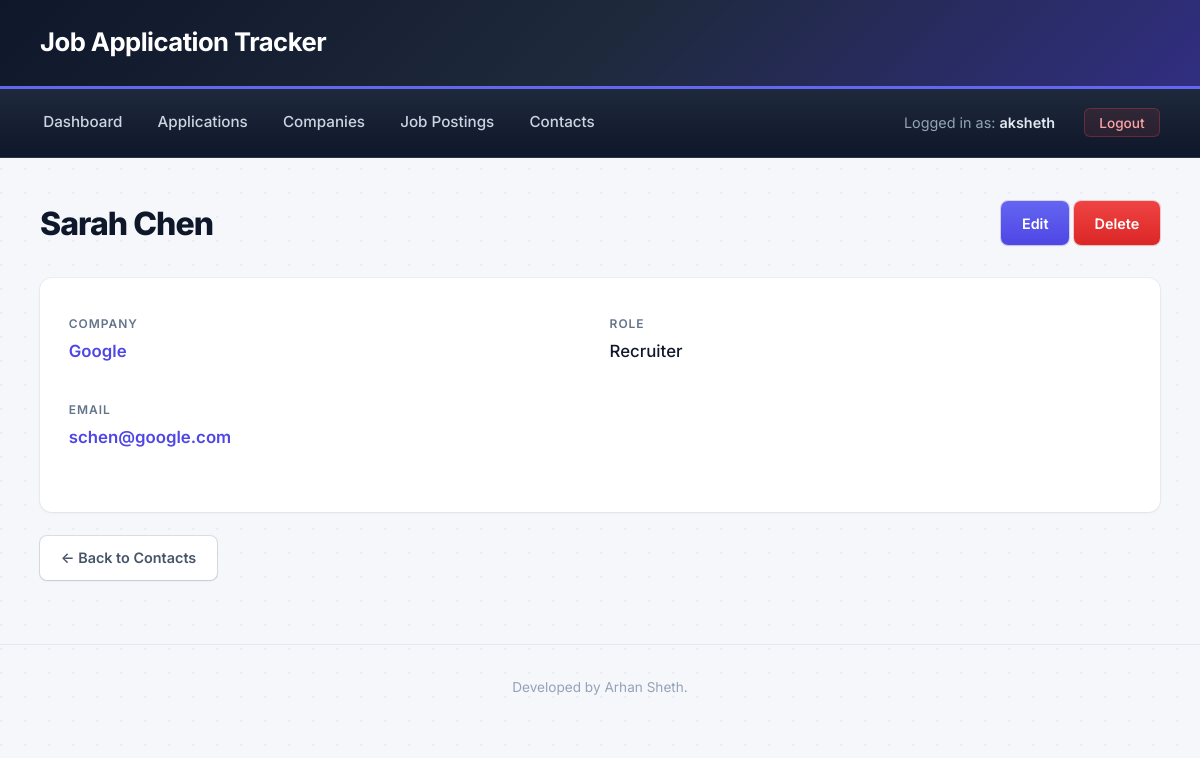
The page /project/contacts/1/ (signed in) on the database its author committed.
### project/models.py (models this page shows, shortened)
class Contact(models.Model):
    company = models.ForeignKey(
        Company, on_delete=models.CASCADE, related_name='contacts'
    )
    first_name = models.TextField()
    last_name = models.TextField()
    role = models.TextField(blank=True)
    email = models.EmailField(blank=True)
    notes = models.TextField(blank=True)

class Company(models.Model):
    name = models.TextField()
    industry = models.TextField()
    location = models.TextField(blank=True)
    website = models.URLField(blank=True)
    notes = models.TextField(blank=True)

### project/views.py (the view)
# urls.py: path('contacts/<int:pk>/', views.ContactDetailView.as_view(), name='contact_detail'),
class ContactDetailView(LoginRequiredMixin, DetailView):
    model = Contact
    template_name = 'project/contact_detail.html'
    context_object_name = 'contact'

### project/templates/project/contact_detail.html (shortened to what this page needs)
{% extends 'project/base.html' %}
{% block content %}
<div class="page-header">
    <h2>{{ contact.first_name }} {{ contact.last_name }}</h2>
    <div>
        <a href="{% url 'contact_update' contact.pk %}" class="btn">Edit</a>
        <a href="{% url 'contact_delete' contact.pk %}" class="btn btn-danger">Delete</a>
    </div>
</div>
<div class="card">
    <div class="detail-grid">
        <div class="detail-field">
            <div class="label">Company</div>
            <div class="value">
                <a href="{% url 'company_detail' contact.company.pk %}">
                    {{ contact.company.name }}
                </a>
            </div>
        </div>
        <div class="detail-field">
            <div class="label">Role</div>
            <div class="value">{{ contact.role|default:"—" }}</div>
        </div>
        <div class="detail-field">
            <div class="label">Email</div>
            <div class="value">
                {% if contact.email %}
                    <a href="mailto:{{ contact.email }}">{{ contact.email }}</a>
                {% else %}—{% endif %}
            </div>
        </div>
    </div>
</div>
<div style="margin-top: 1.5rem;">
    <a href="{% url 'contact_list' %}" class="btn btn-secondary">← Back to Contacts</a>
</div>
{% endblock %}

### project/templates/project/base.html (shortened to what this page needs)
{% load static %}
<html>
    <head>
        <link rel="stylesheet" type="text/css" href="{% static 'project.css' %}">
    </head>
    <body>
        <h1>Job Application Tracker</h1>
        <div id="nav">
            {% if request.user.is_authenticated %}
                <a href="{% url 'dashboard' %}">Dashboard</a>
                <a href="{% url 'application_list' %}">Applications</a>
                <a href="{% url 'company_list' %}">Companies</a>
                <a href="{% url 'job_posting_list' %}">Job Postings</a>
                <a href="{% url 'contact_list' %}">Contacts</a>
                <span class="logged-in-as">Logged in as: <strong>{{request.user}}</strong></span>
                <form method="POST" action="{% url 'logout' %}">
                    <button type="submit">Logout</button>
                </form>
            {% else %}
                <span class="logged-in-as">Not logged in</span>
                <a href="{% url 'login' %}">Login</a>
                <a href="{% url 'signup' %}">Sign Up</a>
            {% endif %}
        </div>
        <div id="content-container">
            {% block content %}
            {% endblock %}
        </div>
        <footer>
            <p>Developed by Arhan Sheth.</p>
        </footer>
    </body>
</html>

### static/project.css (style rules this page uses)
* { box-sizing: border-box; margin: 0; padding: 0; }
body { font-family: 'Inter', -apple-system, BlinkMacSystemFont, "Segoe UI", sans-serif; color: #1e293b; line-height: 1.6; background-color: #f6f7fb; background-image: radial-gradient(circle at 1px 1px, rgba(99, 102, 241, 0.08) 1px, transparent 0); background-size: 24px 24px; min-height: 100vh; }
h1 { background: linear-gradient(135deg, #0f172a 0%, #1e293b 50%, #312e81 100%); color: white; padding: 1.4rem 2.5rem; margin: 0; font-size: 1.6rem; font-weight: 700; letter-spacing: -0.02em; border-bottom: 3px solid #6366f1; box-shadow: 0 2px 8px rgba(15, 23, 42, 0.15); }
#nav { background: linear-gradient(180deg, #1e293b 0%, #0f172a 100%); padding: 0.9rem 2.5rem; display: flex; gap: 1.8rem; align-items: center; flex-wrap: wrap; border-bottom: 1px solid rgba(255, 255, 255, 0.05); }
#nav a { color: #cbd5e1; text-decoration: none; font-size: 0.95rem; font-weight: 500; padding: 0.4rem 0.2rem; border-bottom: 2px solid transparent; transition: all 0.2s ease; }
#nav .logged-in-as { color: #94a3b8; font-size: 0.9rem; margin-left: auto; }
#nav .logged-in-as strong { color: #e2e8f0; font-weight: 600; }
#nav form { display: inline; margin: 0; }
#nav form button { background: rgba(239, 68, 68, 0.1); border: 1px solid rgba(239, 68, 68, 0.3); color: #fca5a5; padding: 0.35rem 0.9rem; border-radius: 6px; cursor: pointer; font-size: 0.85rem; font-weight: 500; font-family: inherit; transition: all 0.15s ease; }
#content-container { max-width: 1280px; margin: 2.5rem auto; padding: 0 2.5rem; }
.page-header { display: flex; justify-content: space-between; align-items: center; margin-bottom: 1.8rem; }
.page-header h2 { font-size: 2rem; font-weight: 800; color: #0f172a; letter-spacing: -0.03em; }
.btn { display: inline-block; padding: 0.65rem 1.3rem; background: linear-gradient(180deg, #6366f1 0%, #4f46e5 100%); color: white; text-decoration: none; border: none; border-radius: 7px; cursor: pointer; font-size: 0.9rem; font-weight: 600; font-family: inherit; box-shadow: 0 1px 2px rgba(15, 23, 42, 0.1), 0 0 0 1px rgba(79, 70, 229, 0.2); transition: all 0.15s ease; }
.btn-danger { background: linear-gradient(180deg, #ef4444 0%, #dc2626 100%); box-shadow: 0 1px 2px rgba(15, 23, 42, 0.1), 0 0 0 1px rgba(220, 38, 38, 0.2); }
.btn-secondary { background: white; color: #475569; box-shadow: 0 1px 2px rgba(15, 23, 42, 0.1), 0 0 0 1px rgba(148, 163, 184, 0.3); }
.card { background-color: white; border-radius: 12px; padding: 1.8rem; box-shadow: 0 1px 3px rgba(15, 23, 42, 0.06), 0 0 0 1px rgba(148, 163, 184, 0.1); margin-bottom: 1rem; transition: all 0.2s ease; }
.detail-grid { display: grid; grid-template-columns: 1fr 1fr; gap: 1.2rem; margin-bottom: 1.5rem; }
.detail-field { padding: 0.5rem 0; }
.detail-field .label { font-size: 0.75rem; color: #64748b; text-transform: uppercase; letter-spacing: 0.08em; font-weight: 600; }
.detail-field .value { font-size: 1.05rem; color: #0f172a; margin-top: 0.3rem; font-weight: 500; }
.detail-field .value a { color: #4f46e5; text-decoration: none; font-weight: 600; }
footer { text-align: center; padding: 2rem; color: #94a3b8; font-size: 0.85rem; margin-top: 4rem; border-top: 1px solid #e2e8f0; }
#content-container { animation: fadeInUp 0.4s ease-out; }

### rows shown on the page
Contact: first_name "Sarah", last_name "Chen", company.name "Google", role "Recruiter", email "schen@google.com"

### other values the page prints
{{ request.user }} "aksheth"
